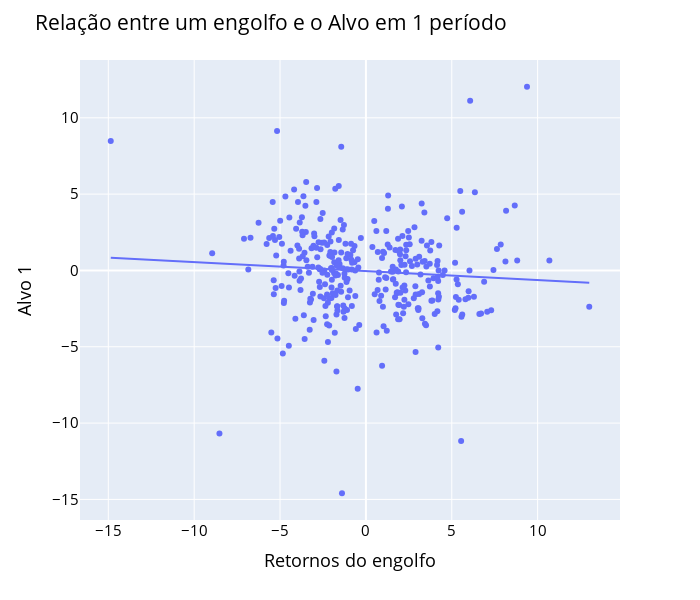

Write notebook code for a chart like this one.
### Code cell
fig = px.scatter(x = df1[df1["engolfo"] != 0]["Retornos"]*100
                 , y = df1[df1["engolfo"] != 0]["Alvo1"]*100 , trendline = "ols")

fig.update_layout(height = 600, width = 700
                  , title_text = "Relação entre um engolfo e o Alvo em 1 período"
                  , font_color = "blue"
                  , title_font_color = "black"
                  , xaxis_title = "Retornos do engolfo"
                  , yaxis_title = "Alvo 1"
                  , font = dict(size = 15, color = "Black")
                  , showlegend = True
                 )

fig.show()

### Figure 1 — Plotly figure (JSON) as saved in the notebook; plotly's stock layout.template omitted (floating-point values rounded to 4 significant figures; data arrays with more than 128 entries replaced by an {"elided": "..."} marker saying what was removed)
{"data": [{"hovertemplate": "x=%{x}<br>y=%{y}<extra></extra>", "legendgroup": "", "marker": {"color": "#636efa", "symbol": "circle"}, "mode": "markers", "name": "", "orientation": "v", "showlegend": false, "type": "scatter", "x": {"elided": "336 float values"}, "xaxis": "x", "y": {"elided": "336 float values"}, "yaxis": "y"}, {"hovertemplate": "<b>OLS trendline</b><br>y = -0.0587816 * x + -0.0431955<br>R<sup>2</sup>=0.005829<br><br>x=%{x}<br>y=%{y} <b>(trend)</b><extra></extra>", "legendgroup": "", "marker": {"color": "#636efa", "symbol": "circle"}, "mode": "lines", "name": "", "showlegend": false, "type": "scatter", "x": {"elided": "336 float values"}, "xaxis": "x", "y": {"elided": "336 float values"}, "yaxis": "y"}], "layout": {"font": {"color": "Black", "size": 15}, "height": 600, "legend": {"tracegroupgap": 0}, "margin": {"t": 60}, "showlegend": true, "title": {"font": {"color": "black"}, "text": "Relação entre um engolfo e o Alvo em 1 período"}, "width": 700, "xaxis": {"anchor": "y", "domain": [0, 1], "title": {"text": "Retornos do engolfo"}}, "yaxis": {"anchor": "x", "domain": [0, 1], "title": {"text": "Alvo 1"}}}}
